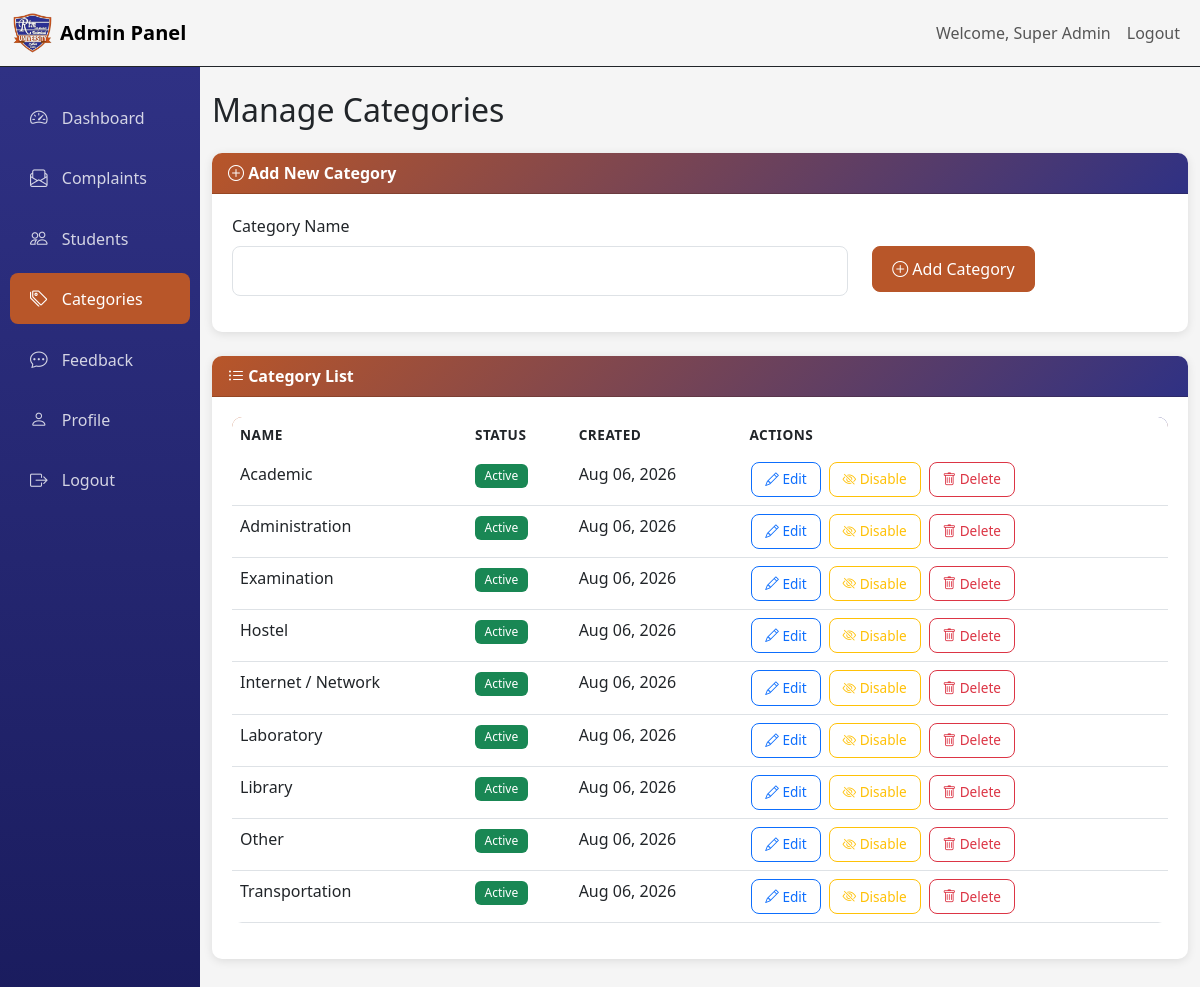
The app's page /admin/categories.php (signed in) with its own data.
### tables this page shows
CREATE TABLE IF NOT EXISTS categories (
    id INT AUTO_INCREMENT PRIMARY KEY,
    name VARCHAR(100) NOT NULL UNIQUE,
    status ENUM('active', 'inactive') DEFAULT 'active',
    created_at TIMESTAMP DEFAULT CURRENT_TIMESTAMP,
    updated_at TIMESTAMP DEFAULT CURRENT_TIMESTAMP ON UPDATE CURRENT_TIMESTAMP,
    INDEX idx_category_name (name),
    INDEX idx_category_status (status)
);

### includes/auth.php (called while the page is built, shortened)
<?php
function isLoggedIn() {
    return isset($_SESSION['user_id']) && isset($_SESSION['user_type']);
}
function isAdmin() {
    return isLoggedIn() && $_SESSION['user_type'] === 'admin';
}
function formatDate($date) {
    return date('M d, Y', strtotime($date));
}
?>

### includes/admin_auth.php (called while the page is built)
<?php
require_once __DIR__ . '/auth.php';
function getCurrentAdmin() {
    if (isAdmin()) {
        global $pdo;
        $stmt = $pdo->prepare("SELECT * FROM admins WHERE id = ? AND status = 'active'");
        $stmt->execute([$_SESSION['user_id']]);
        return $stmt->fetch();
    }
    return null;
}
?>

### admin/categories.php (the view, shortened to what this page needs)
<?php
require_once '../includes/auth.php';
require_once '../includes/admin_auth.php';
require_once '../config/database.php';
$admin = getCurrentAdmin();
$stmt = $pdo->query("SELECT * FROM categories ORDER BY name");
$categories = $stmt->fetchAll();
$edit_category = null;
?>
<!DOCTYPE html>
<html lang="en">
<head>
    <link href="https://cdn.jsdelivr.net/npm/bootstrap@5.3.0/dist/css/bootstrap.min.css" rel="stylesheet">
    <link href="https://cdn.jsdelivr.net/npm/bootstrap-icons@1.10.0/font/bootstrap-icons.css" rel="stylesheet">
    <link href="/includes/assets/css/style.css" rel="stylesheet">
</head>
<body>
    <nav class="navbar navbar-expand-lg border-bottom border-dark" >
        <div class="container-fluid">
            <a class="navbar-brand d-flex align-items-center" href="/admin/dashboard.php">
                <img src="/img/rtm-icon.png" alt="RTM Logo" width="40" height="40" class="me-2">
                Admin Panel
            </a>
            <div class="collapse navbar-collapse" id="navbarNav">
                <ul class="navbar-nav ms-auto">
                    <li class="nav-item">
                        <span class="nav-link">Welcome, <?php echo htmlspecialchars($admin['name']); ?></span>
                    </li>
                    <li class="nav-item">
                        <a class="nav-link" href="/admin/logout.php">Logout</a>
                    </li>
                </ul>
            </div>
        </div>
    </nav>
    <div class="container-fluid">
        <div class="row">
            <div class="col-md-3 col-lg-2 sidebar">
                <nav class="nav flex-column">
                    <a class="nav-link" href="/admin/dashboard.php">
                        <i class="bi bi-speedometer2"></i> Dashboard
                    </a>
                    <a class="nav-link" href="/admin/complaints.php">
                        <i class="bi bi-envelope-paper"></i> Complaints
                    </a>
                    <a class="nav-link" href="/admin/students.php">
                        <i class="bi bi-people"></i> Students
                    </a>
                    <a class="nav-link active" href="/admin/categories.php">
                        <i class="bi bi-tags"></i> Categories
                    </a>
                    <a class="nav-link" href="/admin/feedback.php">
                        <i class="bi bi-chat-dots"></i> Feedback
                    </a>
                    <a class="nav-link" href="/admin/profile.php">
                        <i class="bi bi-person"></i> Profile
                    </a>
                    <a class="nav-link" href="/admin/logout.php">
                        <i class="bi bi-box-arrow-right"></i> Logout
                    </a>
                </nav>
            </div>
            <div class="col-md-9 col-lg-10 py-4">
                <h2 class="mb-4">Manage Categories</h2>
                <div class="card mb-4">
                    <div class="card-header">
                        <i class="bi bi-plus-circle"></i> <?php echo $edit_category ? 'Edit Category' : 'Add New Category'; ?>
                    </div>
                    <div class="card-body">
                        <form method="POST" action="">
                            <div class="row">
                                <div class="col-md-8">
                                    <div class="mb-3">
                                        <label for="name" class="form-label">Category Name</label>
                                        <input type="text" class="form-control" id="name" name="name"
                                               value="<?php echo htmlspecialchars($edit_category['name'] ?? ''); ?>" required>
                                    </div>
                                </div>
                                <div class="col-md-4">
                                    <div class="mb-3">
                                        <label class="form-label">&nbsp;</label>
                                        <div>
                                            <?php if ($edit_category): ?>
                                                <button type="submit" class="btn btn-primary">
                                                    <i class="bi bi-save"></i> Update Category
                                                </button>
                                                <a href="/admin/categories.php" class="btn btn-secondary">
                                                    <i class="bi bi-x-circle"></i> Cancel
                                                </a>
                                            <?php else: ?>
                                                <button type="submit" class="btn btn-primary">
                                                    <i class="bi bi-plus-circle"></i> Add Category
                                                </button>
                                            <?php endif; ?>
                                        </div>
                                    </div>
                                </div>
                            </div>
                        </form>
                    </div>
                </div>
                <div class="card">
                    <div class="card-header">
                        <i class="bi bi-list-ul"></i> Category List
                    </div>
                    <div class="card-body">
                        <?php if (empty($categories)): ?>
                            <div class="text-center py-4">
                                <p class="text-muted">No categories found.</p>
                            </div>
                        <?php else: ?>
                            <div class="table-responsive">
                                <table class="table table-hover">
                                    <thead>
                                        <tr>
                                            <th>Name</th>
                                            <th>Status</th>
                                            <th>Created</th>
                                            <th>Actions</th>
                                        </tr>
                                    </thead>
                                    <tbody>
                                        <?php foreach ($categories as $category): ?>
                                            <tr>
                                                <td><?php echo htmlspecialchars($category['name']); ?></td>
                                                <td>
                                                    <span class="badge <?php echo $category['status'] === 'active' ? 'bg-success' : 'bg-danger'; ?>">
                                                        <?php echo ucfirst($category['status']); ?>
                                                    </span>
                                                </td>
                                                <td><?php echo formatDate($category['created_at']); ?></td>
                                                <td>
                                                    <a href="/admin/categories.php?edit=<?php echo $category['id']; ?>"
                                                       class="btn btn-sm btn-outline-primary action-btn">
                                                        <i class="bi bi-pencil"></i> Edit
                                                    </a>
                                                    <?php if ($category['status'] === 'active'): ?>
                                                        <a href="/admin/categories.php?toggle_status=deactivate&id=<?php echo $category['id']; ?>"
                                                           class="btn btn-sm btn-outline-warning action-btn">
                                                            <i class="bi bi-eye-slash"></i> Disable
                                                        </a>
                                                    <?php endif; ?>
                                                    <a href="/admin/categories.php?delete=<?php echo $category['id']; ?>&id=<?php echo $category['id']; ?>"
                                                       class="btn btn-sm btn-outline-danger action-btn"
                                                       onclick="return confirm('Are you sure you want to delete this category?')">
                                                        <i class="bi bi-trash"></i> Delete
                                                    </a>
                                                </td>
                                            </tr>
                                        <?php endforeach; ?>
                                    </tbody>
                                </table>
                            </div>
                        <?php endif; ?>
                    </div>
                </div>
            </div>
        </div>
    </div>
</body>
</html>

### includes/assets/css/style.css (style rules this page uses)
:root { --primary-color: #b85629; --secondary-color: #2f3184; --success-color: #198754; --danger-color: #dc3545; --warning-color: #ffc107; --info-color: #0dcaf0; --light-color: #f8f9fa; --dark-color: #212529; }
body { font-family: 'Segoe UI', Tahoma, Geneva, Verdana, sans-serif; background-color: #f5f5f5; }
.navbar-brand { font-weight: 600; font-size: 1.25rem; }
.card { border: none; border-radius: 10px; box-shadow: 0 2px 10px rgba(0, 0, 0, 0.1); margin-bottom: 20px; }
.card-header { background: linear-gradient(135deg, var(--primary-color), var(--secondary-color)); color: white; border-radius: 10px 10px 0 0 !important; font-weight: 600; }
.card-body { padding: 20px; }
.table { background-color: white; border-radius: 10px; overflow: hidden; }
.table thead { background: linear-gradient(135deg, var(--primary-color), var(--secondary-color)); color: white; }
.table thead th { border: none; font-weight: 600; text-transform: uppercase; font-size: 0.85rem; letter-spacing: 0.5px; }
.table tbody tr { transition: background-color 0.2s; }
.badge { padding: 0.5em 0.8em; font-weight: 500; }
.form-control, .form-select { border-radius: 8px; border: 1px solid #dee2e6; padding: 0.75rem; }
.btn { border-radius: 8px; padding: 0.6rem 1.2rem; font-weight: 500; }
.btn-primary { background-color: var(--primary-color); border-color: var(--primary-color); }
.sidebar { background: linear-gradient(180deg, var(--secondary-color) 0%, #1a1c5e 100%); min-height: calc(100vh - 56px); padding: 20px 0; }
.sidebar .nav-link { color: rgba(255, 255, 255, 0.8); padding: 12px 20px; border-radius: 8px; margin: 5px 10px; transition: all 0.2s; }
.sidebar .nav-link:hover, .sidebar .nav-link.active { background-color: var(--primary-color); color: white; }
.sidebar .nav-link i { margin-right: 10px; font-size: 1.1rem; }
.action-btn { padding: 0.4rem 0.8rem; font-size: 0.85rem; margin: 0 2px; }

### records on screen
categories: name "Academic", status "Active", created_at "Aug 06, 2026"
categories: name "Administration", status "Active", created_at "Aug 06, 2026"
categories: name "Examination", status "Active", created_at "Aug 06, 2026"
categories: name "Hostel", status "Active", created_at "Aug 06, 2026"
categories: name "Internet / Network", status "Active", created_at "Aug 06, 2026"
categories: name "Laboratory", status "Active", created_at "Aug 06, 2026"
categories: name "Library", status "Active", created_at "Aug 06, 2026"
categories: name "Other", status "Active", created_at "Aug 06, 2026"
categories: name "Transportation", status "Active", created_at "Aug 06, 2026"

### other values on screen
$admin['name'] "Super Admin"
